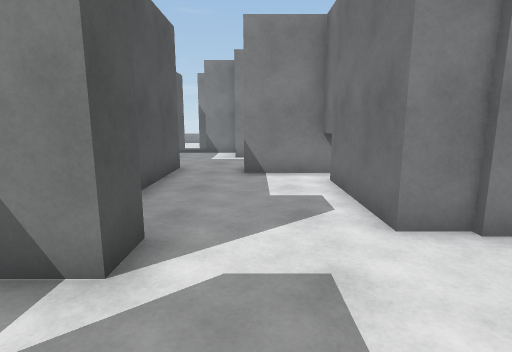
View 1 (above)

16 first-person views from a walk through a 3-D level made in the Unity game engine. The camera is 1.4 m above the floor, tilts 10° down and sees 80° across. The floor is counted in squares, 1 m on a side. Each view is taken from the middle of a square. On the plan, view 1 faces up. The plan holds only what a view shows up to about 14 squares ahead; the rest is blank. The place goes on beyond the plan.

View 2
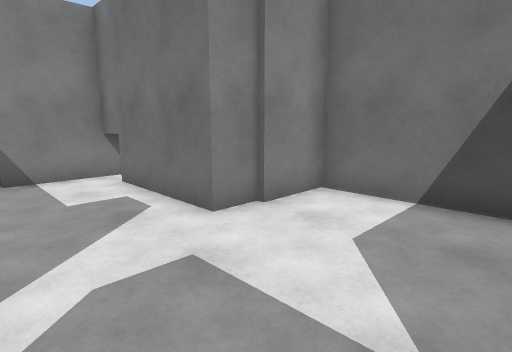

View 3
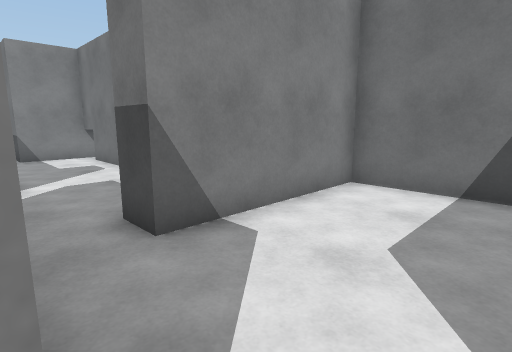

View 4
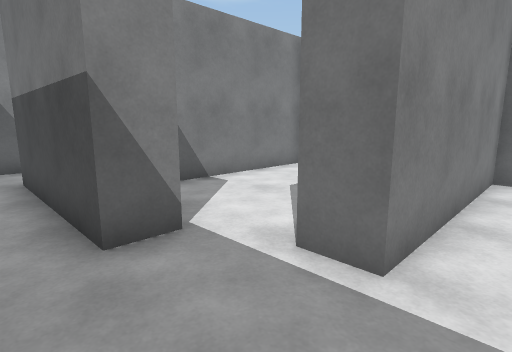

View 5
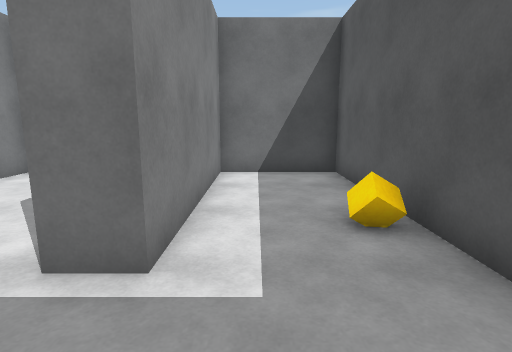

View 6
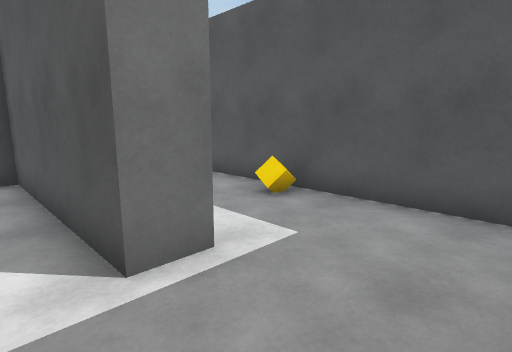

View 7
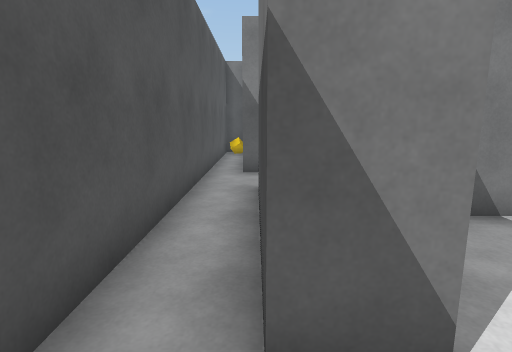

View 8
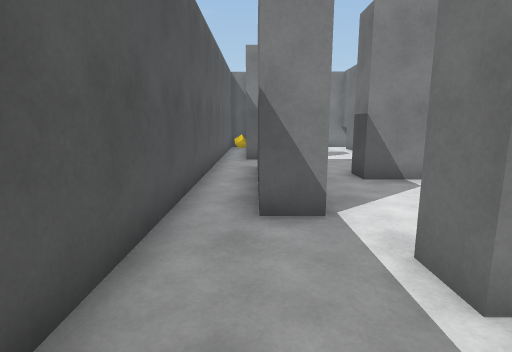

View 9
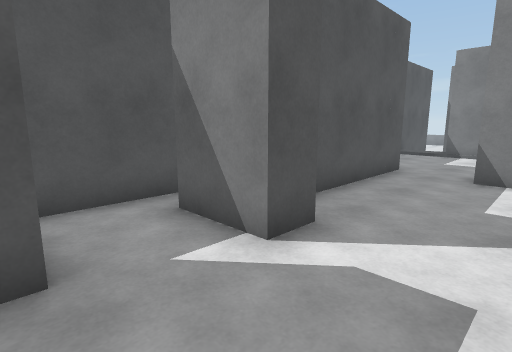

View 10
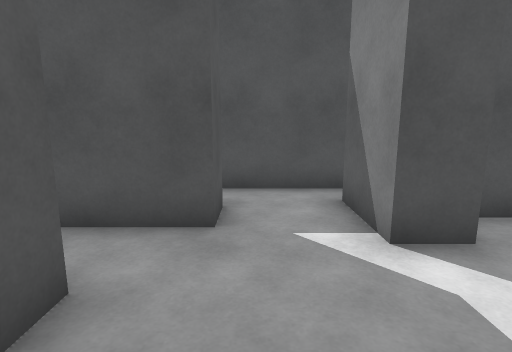

View 11
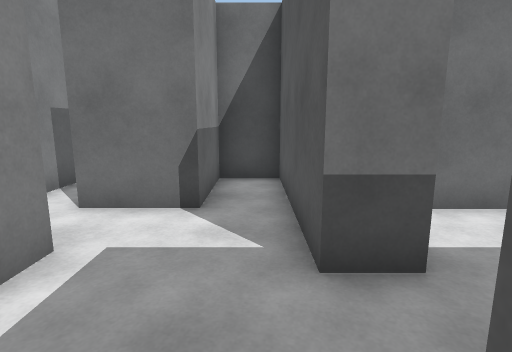

View 12
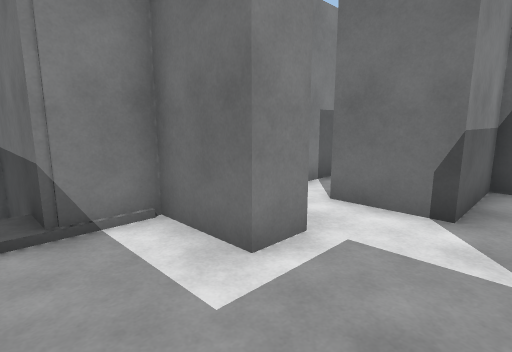

View 13
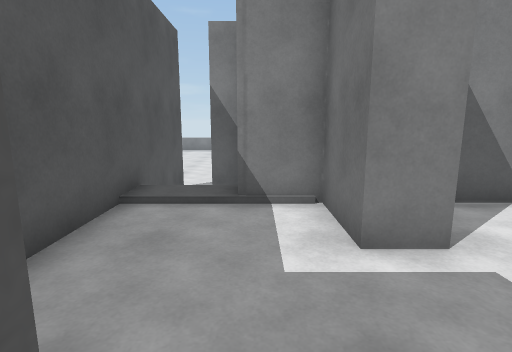

View 14
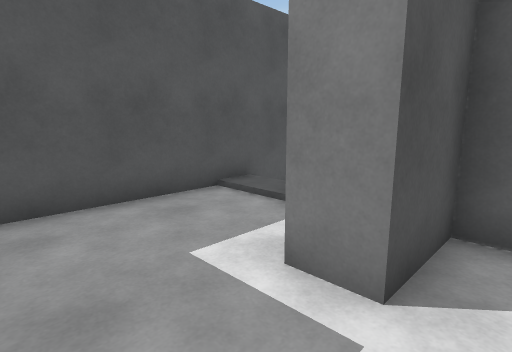

View 15
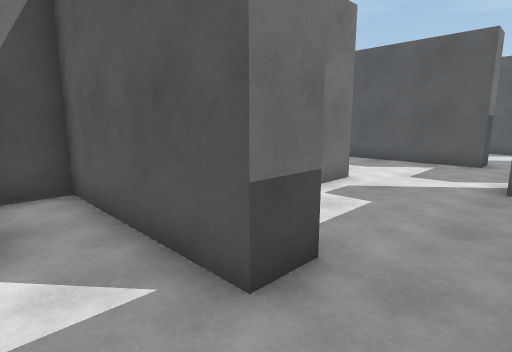

View 16
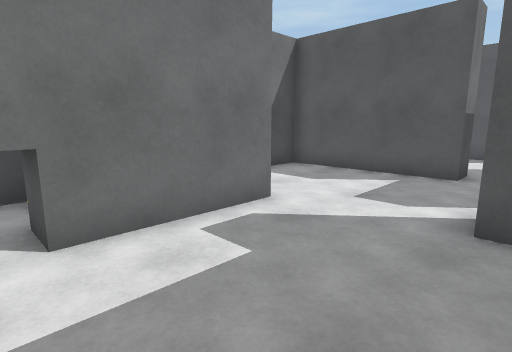

### Floor plan
Ten units are one square. View 1 is at (0, 0); x grows to the right and y downward. Boxes are objects, and circles mark ways between rooms. Rooms are numbered by the first view taken in them; rooms with no view inside come last. Other rooms are left out.
<svg viewBox="-50 -180 102 288">
<path fill="none" stroke="#000" d="M-18 -36 -14 -36 -14 -26 -34 -26M29 -38 19 -38 19 -74 29 -74M-29 -4 -19 -4 -19 18M-3 16 -3 6 47 6 47 -36 28 -36M22 -84 -3 -84M-24 -85 -24 -42M-19 46 -29 46 -29 -4M-38 103 47 103 47 70 -13 70 -13 60M-44 -80 -44 75M-24 -95 -24 -85M-3 -84 -3 -94 47 -94 47 -109 19 -109 19 -130M25 -142 2 -142 2 -122 -8 -122 -8 -142 -23 -142 -23 -175M-44 -175 -44 -104M-13 60 47 60 47 16 -3 16"/>
<rect x="15" y="-85" width="20" height="10" fill="#bbb"><title>other object</title></rect>
<rect x="-45" y="-85" width="10" height="10" fill="#bbb"><title>cube</title></rect>
<circle cx="-25" cy="-15" r="3" fill="#2a7"/>
<circle cx="-15" cy="-90" r="3" fill="#2a7"/>
<circle cx="-10" cy="10" r="3" fill="#2a7"/>
<circle cx="-10" cy="50" r="3" fill="#2a7"/>
<text x="0" y="-30">1</text>
<text x="-20" y="50">2</text>
<text x="-20" y="-120">3</text>
<text x="10" y="30">4</text>
</svg>
Room 1 opens to room 2. Room 1 opens to room 3. Room 1 opens to room 4. Room 2 opens to room 4.

Where each view was taken, in squares from view 1:
view 1: 0 up, 0 right, facing up
view 2: 0 up, 1 left, facing up-right
view 3: 5 down, 2 left, facing up-right
view 4: 8 down, 4 left, facing up-right
view 5: 8 down, 4 left, facing right
view 6: 5 down, 4 left, facing down-right
view 7: 6 down, 3 left, facing up
view 8: 9 down, 3 left, facing up
view 9: 0 up, 1 right, facing up-left
view 10: 1 up, 2 right, facing left
view 11: 10 up, 3 left, facing right
view 12: 10 up, 3 left, facing up-right
view 13: 9 up, 2 left, facing up
view 14: 10 up, 1 right, facing up-left
view 15: 11 up, 2 left, facing down-right
view 16: 8 up, 2 left, facing down-right
